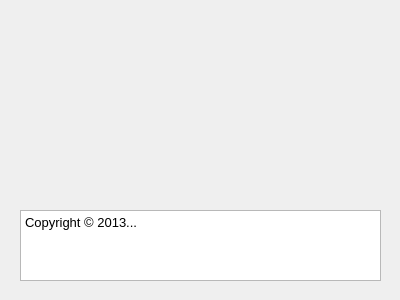
<?xml version="1.0" encoding="UTF-8"?>
<ui version="4.0">
 <class>TriggerControlAboutWidgetClass</class>
 <widget class="QDialog" name="TriggerControlAboutWidgetClass">
  <property name="geometry">
   <rect>
    <x>0</x>
    <y>0</y>
    <width>400</width>
    <height>300</height>
   </rect>
  </property>
  <property name="sizePolicy">
   <sizepolicy hsizetype="Fixed" vsizetype="Fixed">
    <horstretch>0</horstretch>
    <verstretch>0</verstretch>
   </sizepolicy>
  </property>
  <property name="minimumSize">
   <size>
    <width>400</width>
    <height>300</height>
   </size>
  </property>
  <property name="maximumSize">
   <size>
    <width>400</width>
    <height>300</height>
   </size>
  </property>
  <property name="windowTitle">
   <string>Trigger Control Toolbox</string>
  </property>
  <widget class="QTextBrowser" name="textBrowser">
   <property name="geometry">
    <rect>
     <x>20</x>
     <y>210</y>
     <width>361</width>
     <height>71</height>
    </rect>
   </property>
   <property name="html">
    <string>&lt;!DOCTYPE HTML PUBLIC &quot;-//W3C//DTD HTML 4.0//EN&quot; &quot;http://www.w3.org/TR/REC-html40/strict.dtd&quot;&gt;
&lt;html&gt;&lt;head&gt;&lt;meta name=&quot;qrichtext&quot; content=&quot;1&quot; /&gt;&lt;style type=&quot;text/css&quot;&gt;
p, li { white-space: pre-wrap; }
&lt;/style&gt;&lt;/head&gt;&lt;body style=&quot; font-family:'MS Shell Dlg 2'; font-size:8.25pt; font-weight:400; font-style:normal;&quot;&gt;
&lt;table border=&quot;0&quot; style=&quot;-qt-table-type: root; margin-top:4px; margin-bottom:4px; margin-left:4px; margin-right:4px;&quot;&gt;
&lt;tr&gt;
&lt;td style=&quot;border: none;&quot;&gt;
&lt;p style=&quot; margin-top:0px; margin-bottom:0px; margin-left:0px; margin-right:0px; -qt-block-indent:0; text-indent:0px;&quot;&gt;&lt;span style=&quot; font-family:'Sans'; font-size:10pt;&quot;&gt;Copyright © 2013...&lt;/span&gt;&lt;/p&gt;&lt;/td&gt;&lt;/tr&gt;&lt;/table&gt;&lt;/body&gt;&lt;/html&gt;</string>
   </property>
  </widget>
 </widget>
 <layoutdefault spacing="6" margin="11"/>
 <resources/>
 <connections/>
</ui>
